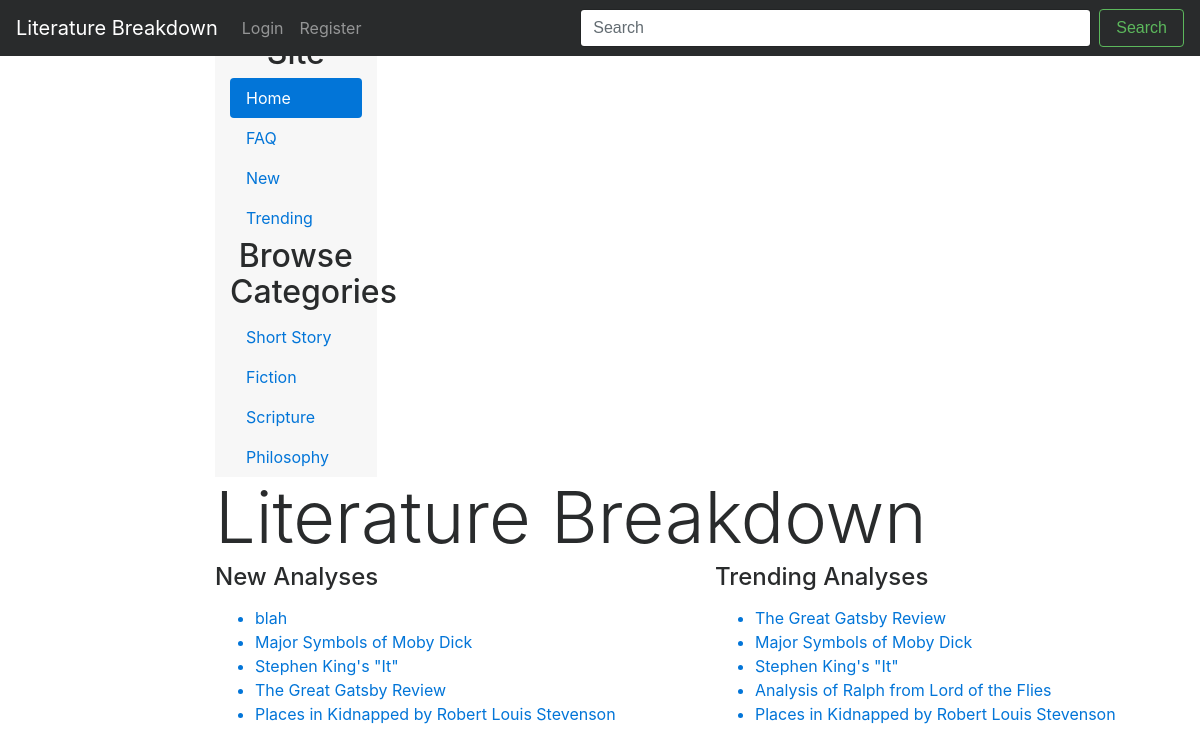
The page / on the database its author committed.
### lit/models.py (models this page shows, shortened)
class Category(models.Model):
    name = models.CharField(max_length=50, unique=False)
    slug = models.SlugField()

class Article(models.Model):
    author = models.ForeignKey(UserProfile)
    date_published = models.CharField(max_length=8, unique=False)
    book = models.CharField(max_length=128, unique=False)
    views = models.IntegerField(default=0)
    title = models.CharField(max_length=128)
    analysis = models.CharField(max_length=2500, unique=False)
    category = models.CharField(max_length=50)
    slug = models.SlugField()
    img = models.ImageField(upload_to='profile_images', blank=True)
    rating = models.FloatField(max_length=5.0, default=0.0)
    book_author = models.CharField(max_length=128, default="")
    book_published = models.CharField(max_length=128, default="")

### lit/views.py (the view)
# urls.py: url(r'^$', views.index, name='index'),
def index(request):
    article_list_trending = Article.objects.order_by('-rating')[:5]
    article_list_new = Article.objects.order_by('date_published')[:5]
    category_list = Category.objects.all()
    context_dict = {'articles_new': article_list_new,
                    'articles_trending' : article_list_trending,
                    'categories': category_list}
    return render(request, 'lit/index.html', context=context_dict)

### templates/lit/index.html (shortened to what this page needs)
<!DOCTYPE html>
{% extends 'lit/base.html' %}
{% load staticfiles %}
{% block body_block %}
	<div class="row">
	<div class="col-sm-9 offset-sm-3 col-md-10 offset-md-2 main">
		<nav class="col-sm-3 col-md-2 hidden-xs-down bg-faded sidebar">
		  <ul class="nav nav-pills flex-column">
			<li class="nav-item">
			<h2 style="text-align:center">Browse Site</h2>
			</li>
				<li class="nav-item">
				  <a class="nav-link active" href="{% url 'index' %}">Home <span class="sr-only">(current)</span></a>
				</li>
				<li class="nav-item">
				  <a class="nav-link" href="{% url 'faq' %}">FAQ</a>
				</li>
				<li class="nav-item">
				  <a class="nav-link" href="{% url 'new' %}">New</a>
				</li>
				<li class="nav-item">
				  <a class="nav-link" href="{% url 'trending' %}">Trending</a>
				</li>
			<li class="nav-item">
			<h2 style="text-align:center">Browse Categories</h2>
			</li>
			{% if categories %}
			  {% for category in categories %}
					<li class="nav-item">
					  <a class="nav-link" href="{% url 'show_category' category.slug %}">{{ category.name }}</a>
					</li>
			   {% endfor %}
			 {% else %}
				  <strong>There are no categories to show.</strong>
			{% endif %}
		</ul>
			</nav>
		<div>
		{% if user.is_authenticated %}
			<h1 class="display-3">Literature Breakdown - Welcome Back</h1>
		{% else %}
			<h1 class="display-3">Literature Breakdown</h1>
		{% endif %}
		</div>
		<div class="row marketing">
		  <div class="col-lg-6">
			<h4>New Analyses</h4>
			<p>
			{% if articles_new %}
			<ul>
			{% for article in articles_new %}
				<a href="{% url 'show_article' article.slug %}">
				<li>{{ article.title }}</li>
				</a>
			{% endfor %}
			</ul>
			{% else %}
			<strong>There are no new articles to show.</strong>
			{% endif %}
			</p>
		  </div>
		<div class="col-lg-6">
			<h4>Trending Analyses</h4>
		<p>
			{% if articles_trending %}
			<ul>
			{% for article in articles_trending %}
				<a href="{% url 'show_article' article.slug %}">
				<li>{{ article.title }}</li>
				</a>
			{% endfor %}
			</ul>
			{% else %}
			<strong>There are no trending articles to show.</strong>
			{% endif %}
		</p>
		</div>
		</div>
	</div>
	</div>
{% endblock %}

### rows shown on the page
Category: name "Short Story"
Category: name "Fiction"
Category: name "Scripture"
Category: name "Philosophy"
Article: title "blah"
Article: title "Major Symbols of Moby Dick"
Article: title "Stephen King's \"It\""
Article: title "The Great Gatsby Review"
Article: title "Places in Kidnapped by Robert Louis Stevenson"
Article: title "Analysis of Ralph from Lord of the Flies"
